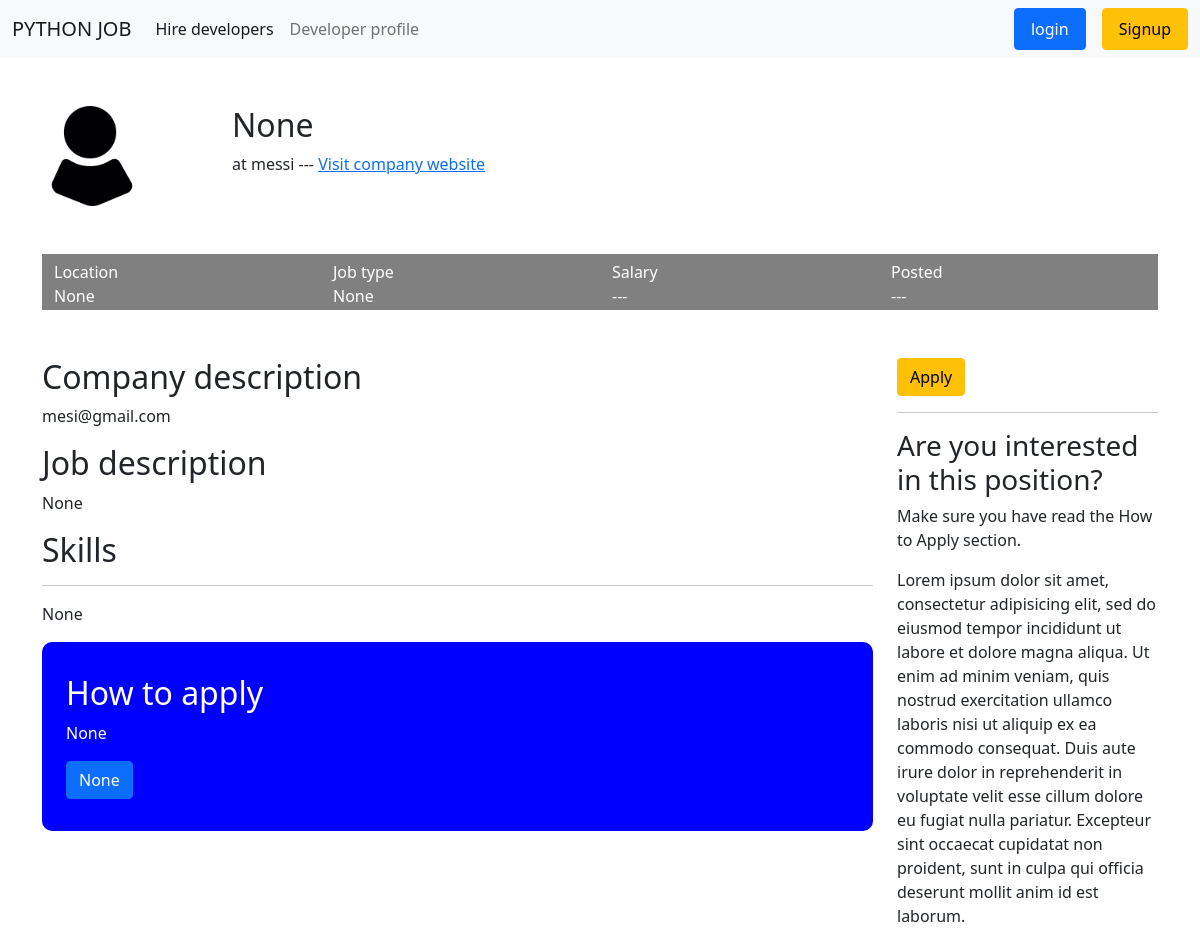
Before: /job_detail/5/ with the older database file.
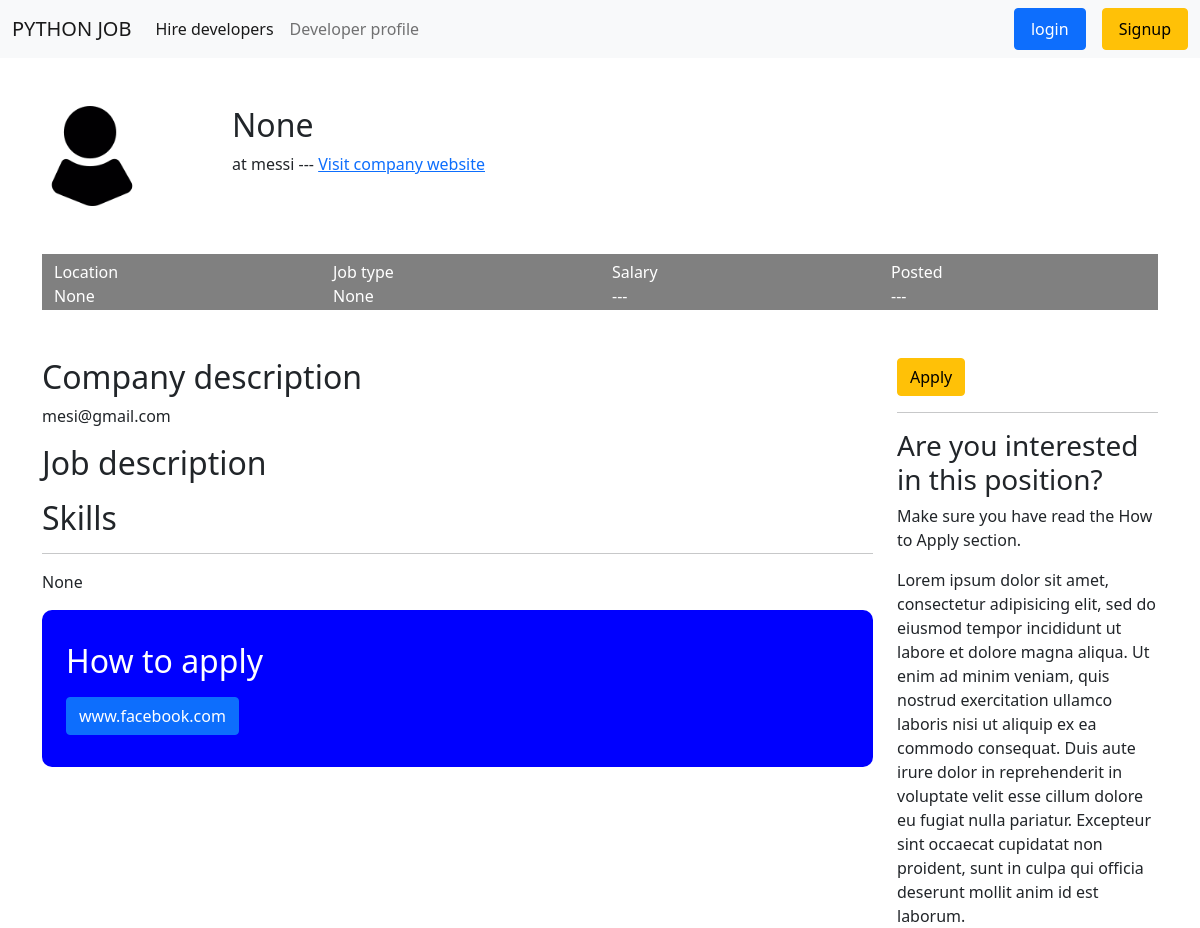
After: the same page with the newer database file.
### jobs/models.py (models this page shows, shortened)
class Company_detail(models.Model):
    user = models.OneToOneField(User, null=True, blank=True, on_delete=models.CASCADE, related_name = 'text_content')
    Company_name = models.CharField(max_length=100, null=True, blank=True)
    Company_logo= models.ImageField(upload_to='images/', null=True,default="images/profile1.png", blank=True)
    Company_Describe = models.TextField( null=True, blank=True)
    website = models.CharField(max_length=200, null=True, blank=True)
    Job_title = models.CharField(max_length=100, null=True, blank=True  )
    Job = models.CharField(max_length=100, null=True, choices=Job_type, blank=True)
    Level_of_seniority = models.CharField(max_length=100, null=True, choices=Level, blank=True)
    Job_description = models.TextField(null=True, blank=True)
    short_Job_description = models.CharField(max_length=100, null=True,blank=True)
    How_to_apply = models.TextField(null=True, blank=True)
    Application_target = models.CharField(max_length=200,blank=True, null=True)
    Location = models.CharField(max_length=100, null=True,blank=True )
    tags = models.ManyToManyField(Tag, blank=True,)

### jobs/views.py (the view)
# urls.py: path('job_detail/<str:pk_test>/', views.job_detail, name="job_detail"),
def job_detail(request, pk_test):
    job = Company_detail.objects.get(id=pk_test)
    print('working ')
    print(job.Company_name)
    url_s = job.Application_target
    print(url_s)
    context =  {'job':job,'url_s':url_s}
    return render(request, 'jobdetail_page.html', context)

### templates/jobdetail_page.html
{% extends 'base.html' %}
{% block content %}
{% load static %}
<section class="container">
    <div class="post1">
        <div class="row">
            <div class="col-sm-2">
              <img src="{{job.Company_logo.url}}" width="100">
            </div>
            <div class="col-sm-8">
              <h2>{{job.Job_title}} </h2>
              <p> at {{job.Company_name}} --- <a href="{{job.website}} ">Visit company website</a>  </p>
            </div>
        </div>
      </div>
    <div class="post2">
        <div class="container">
          <div class="row">
            <div class="col-sm-3">
              <p>Location</p>
              <p>{{job.Location}}</p>
            </div>
            <div class="col-sm-3">
              <p>  Job type</p>
              <p>{{job.Job}}</p>
            </div>
            <div class="col-sm-3">
              <p>Salary</p>
              <p>---</p>
            </div>
            <div class="col-sm-3">
              <p>Posted</p>
              <p>---</p>
            </div>
          </div>
        </div>
      </div>
<div class="post_body ">
    <div class="row">
      <div class="col-sm-9">
        <div class="post_body1">
          <h2>Company description</h2>
              <p>
                  {{job.Company_Describe}}
              </p>
        </div>
        <div class="post_body2">
          <h2>Job description</h2>
              <p>
                {{job.Job_description}}
              </p>
        </div>
        <div class="post_body3">
          <h2>Skills</h2>
          <hr>
              <p>
                 {{job.Level_of_seniority}}
              </p>
        </div>
        <div class="post5">
            <div class="container">
              <h2>How to apply</h2>
                  <p>
                      {{job.How_to_apply}}
                  </p>
                  <a class="btn btn-primary" href="{{job.Application_target}}">{{url_s}}</a>
                </div>
        </div>
      </div>
<div class="col-sm-3">
    <div>
      <a class="btn btn-warning" href="{{job.Application_target}}">Apply  </a>
      <hr>
      <h3>Are you interested in this position?</h3>
      <p>Make sure you have read the How to Apply section.</p>
    </div>
      Lorem ipsum dolor sit amet, consectetur adipisicing elit, sed do eiusmod
      tempor incididunt ut labore et dolore magna aliqua. Ut enim ad minim veniam,
      quis nostrud exercitation ullamco laboris nisi ut aliquip ex ea commodo
      consequat. Duis aute irure dolor in reprehenderit in voluptate velit esse
      cillum dolore eu fugiat nulla pariatur. Excepteur sint occaecat cupidatat non
      proident, sunt in culpa qui officia deserunt mollit anim id est laborum.
  </div>
</div>
</div>
</section>
{% endblock content %}

Changed rows visible on the page:
changed Company_detail "None": Application_target (not shown) → "www.facebook.com"; Job_description "None" → (not shown); How_to_apply "None" → (not shown)
Other visible differences:
{{ url_s }}: "None" → (not shown)
